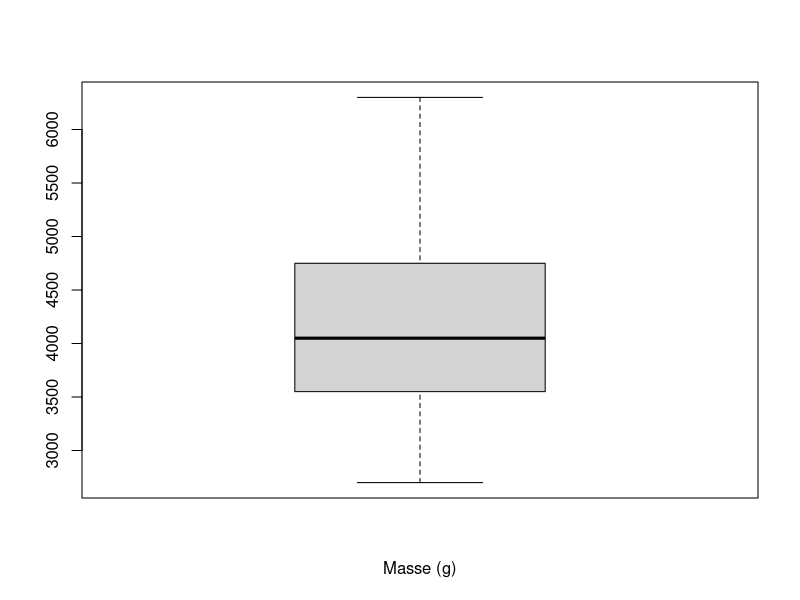
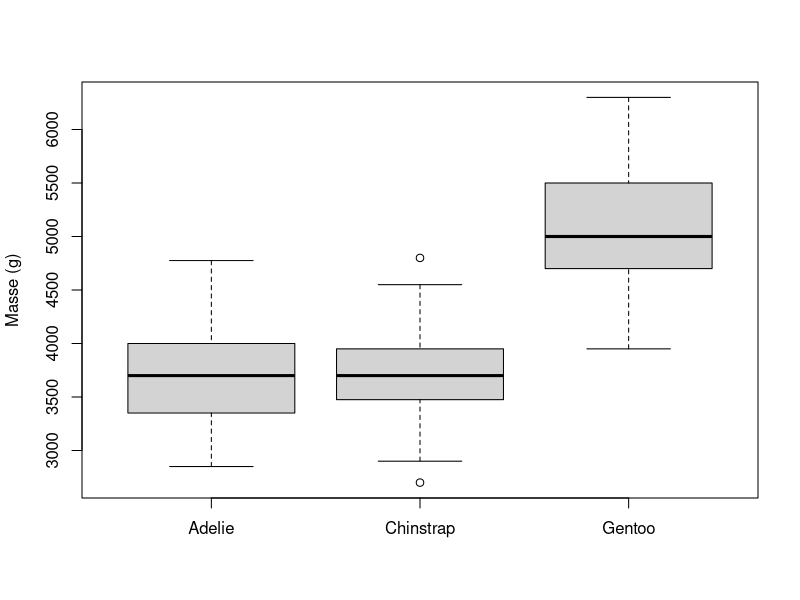
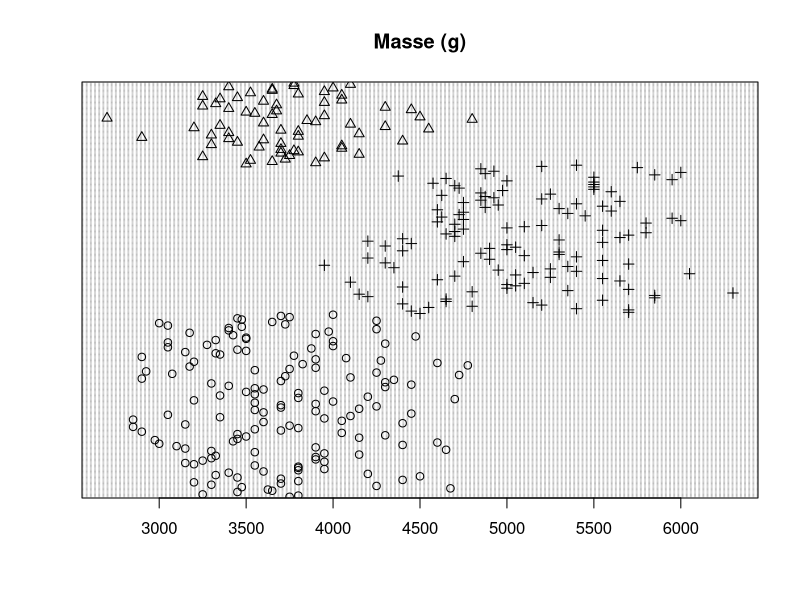
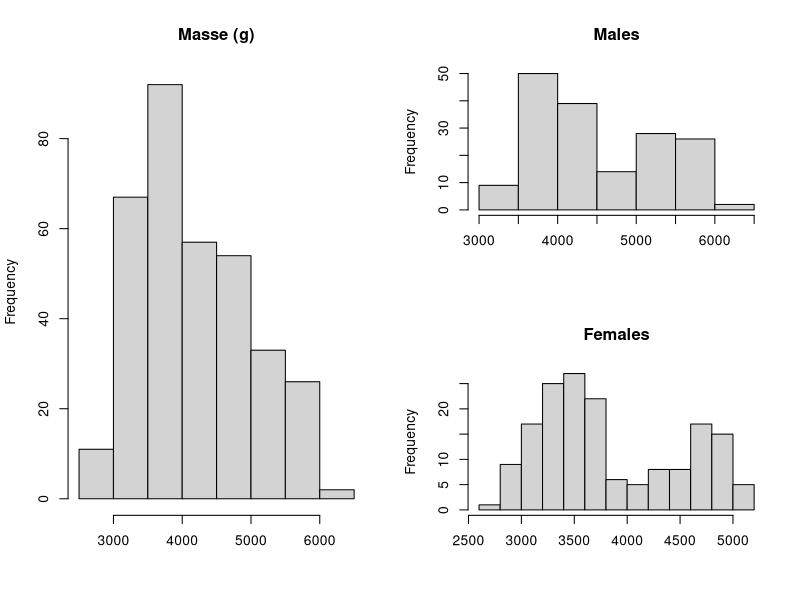
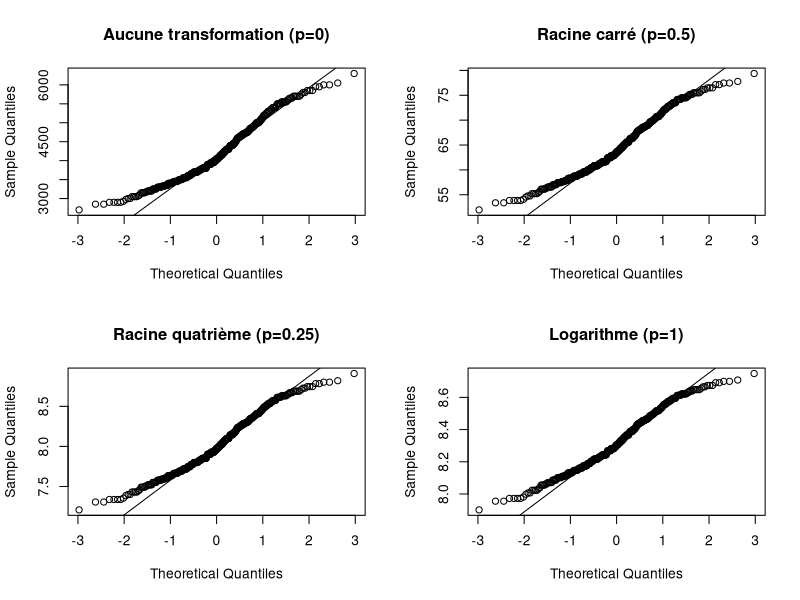
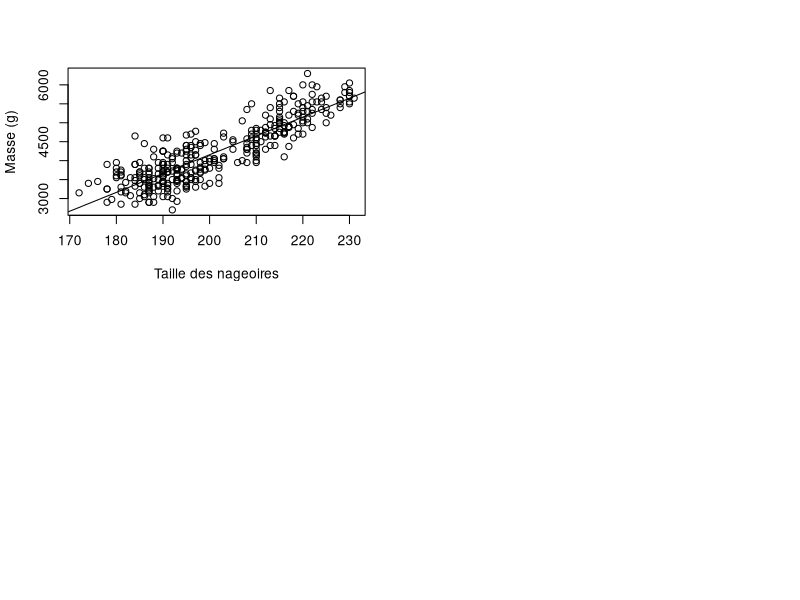
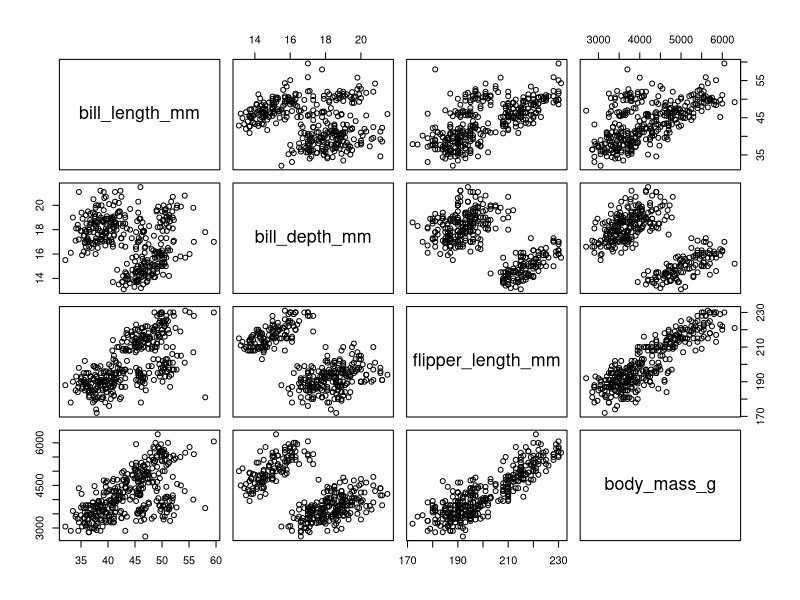
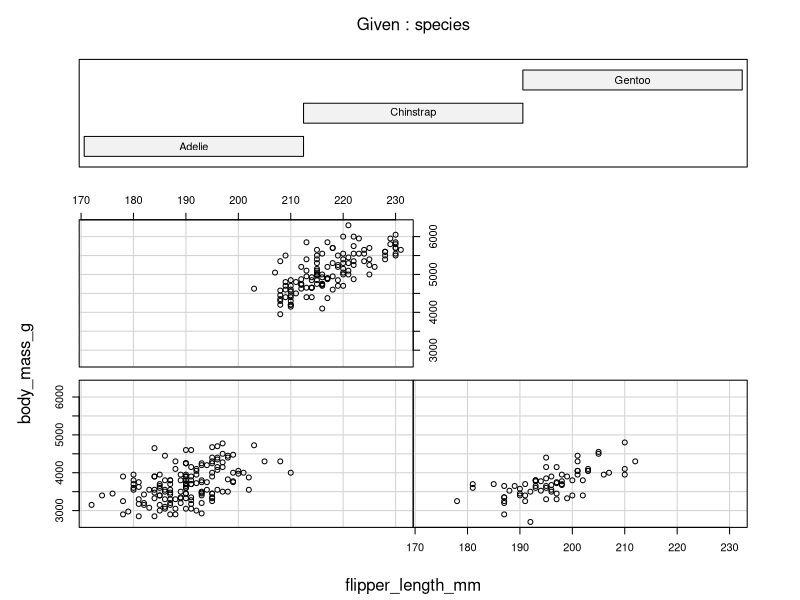

Recreate these plots in R, in order.
## ---- chunk 1
penguins <- palmerpenguins::penguins
## ---- chunk 2
boxplot(penguins$body_mass_g, xlab="Masse (g)")
## ---- chunk 3
boxplot(body_mass_g ~ species, data=penguins, ylab="Masse (g)", xlab=NULL)
## ---- chunk 4
dotchart(penguins$body_mass_g, main="Masse (g)", pch=as.numeric(penguins$species))
## ---- chunk 5
# Subdivision du panel graphique
layout(matrix(c(1, 2, 1, 3), nrow = 2, byrow = TRUE))

# Histrogramme de la masse pour l'ensemble des manchots
hist(penguins$body_mass_g, main="Masse (g)", xlab=NULL)

# Histrogramme de la masse pour les males
hist(penguins$body_mass_g[penguins$sex=="male"], main="Males", xlab=NULL)
# Histrogramme de la masse pour les femelles
hist(penguins$body_mass_g[penguins$sex=="female"], main="Females", xlab=NULL)
## ---- chunk 6
# Transformation racine carrée
bmsq <- sqrt(penguins$body_mass_g)
# Transformation racine quatrième
bmfq <- penguins$body_mass_g^(0.25)
# Transformation logarithmique
bmlog <- log(penguins$body_mass_g)
## ---- chunk 7
layout(matrix(c(1, 2, 3, 4), nrow = 2, byrow = TRUE))
qqnorm(penguins$body_mass_g, main="Aucune transformation (p=0)")
qqline(penguins$body_mass_g)
qqnorm(bmsq, main="Racine carré (p=0.5)")
qqline(bmsq)
qqnorm(bmfq, main="Racine quatrième (p=0.25)")
qqline(bmfq)
qqnorm(bmlog, main="Logarithme (p=1)")
qqline(bmlog)
## ---- chunk 8
plot(penguins$flipper_length_mm, penguins$body_mass_g, xlab="Taille des nageoires", ylab="Masse (g)")
m1 <- lm(body_mass_g ~ flipper_length_mm, data=penguins)
abline(m1)
## ---- chunk 9
# penguins[3:6] sélectionne les variables bill_length_mm
# bill_depth_mm, flipper_length_mm, body_mass_g
pairs(penguins[,3:6])
## ---- chunk 10
coplot(body_mass_g ~ flipper_length_mm | species, data = penguins)
## ---- chunk 11
plot.design(body_mass_g ~ species + sex + island, data = penguins)
## ---- chunk 12
interaction.plot(penguins$species, penguins$sex, penguins$body_mass_g)
## ---- chunk 13
interaction.plot(penguins$sex, penguins$island, penguins$body_mass_g)
